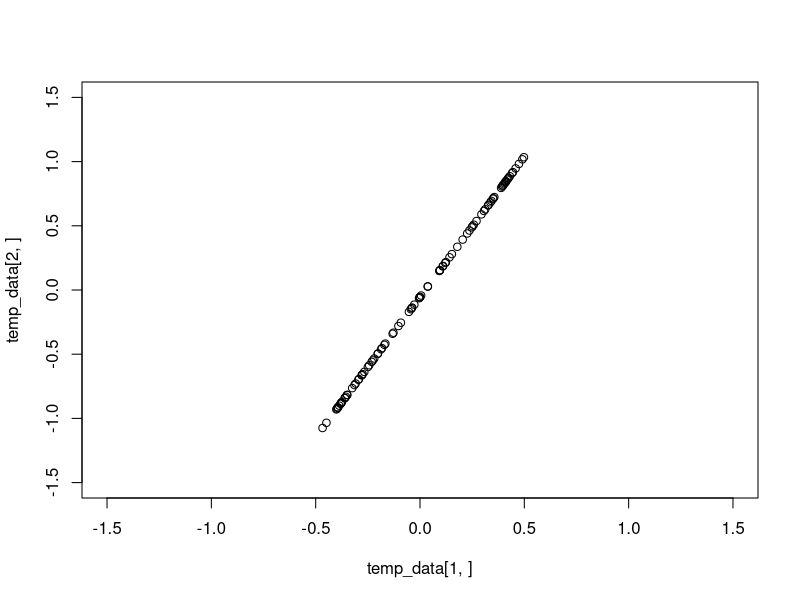
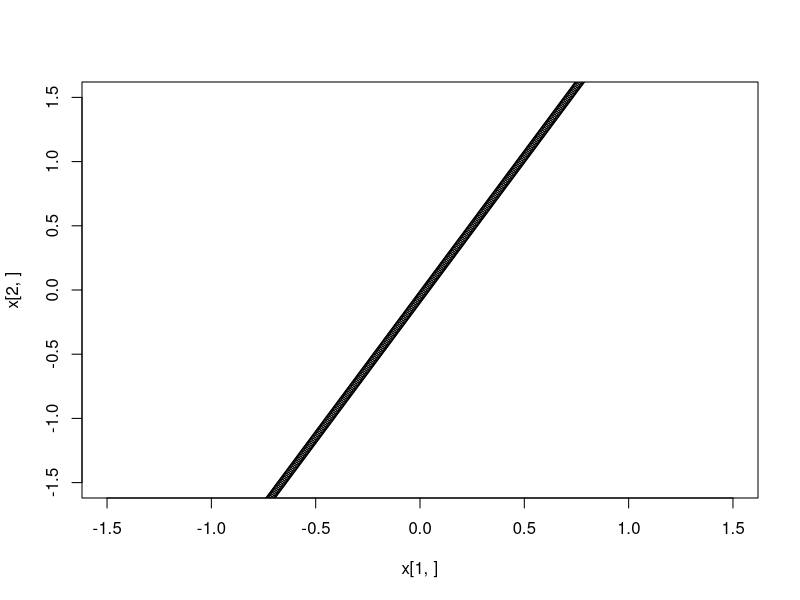
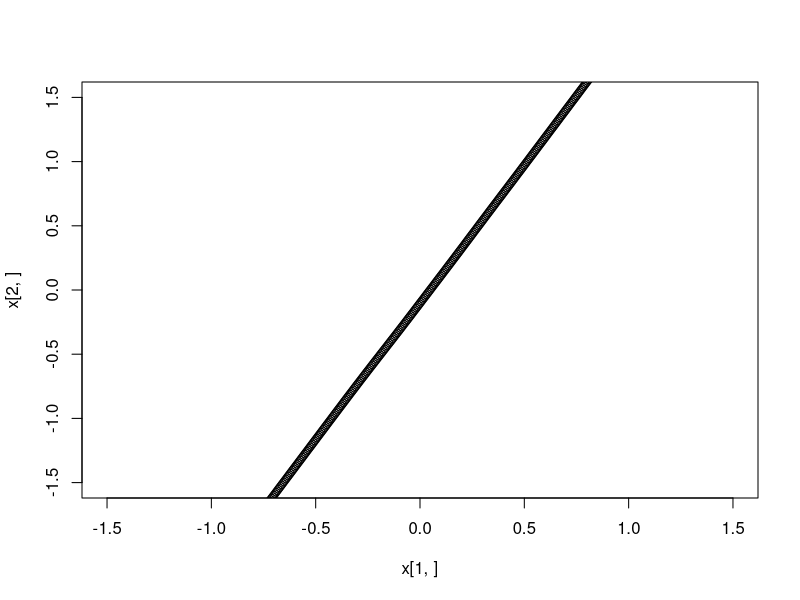
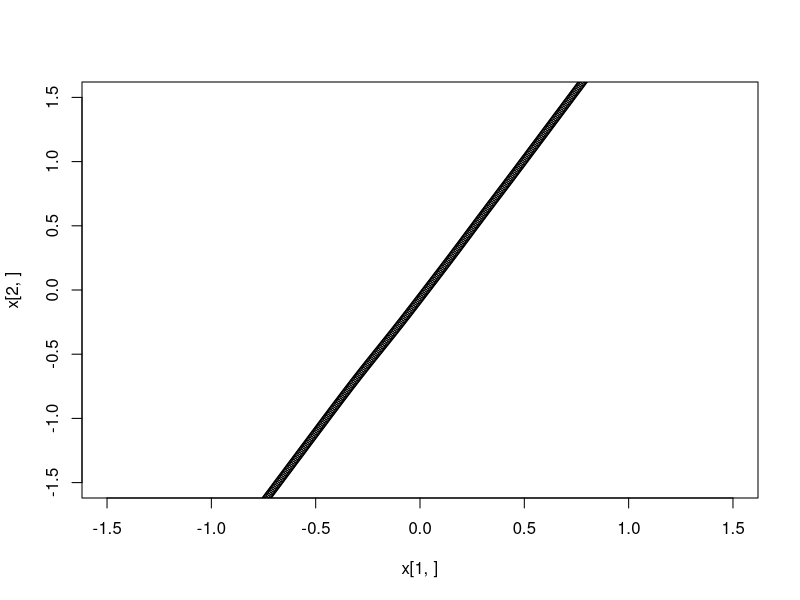
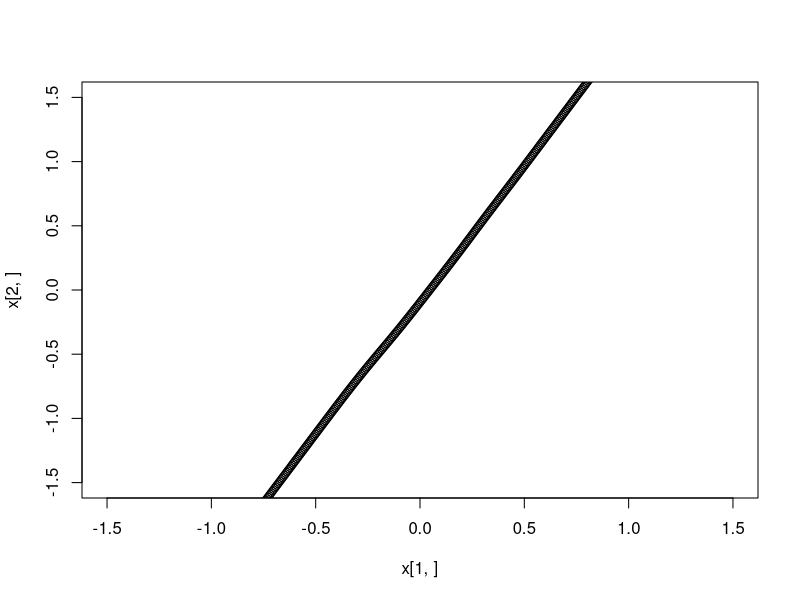
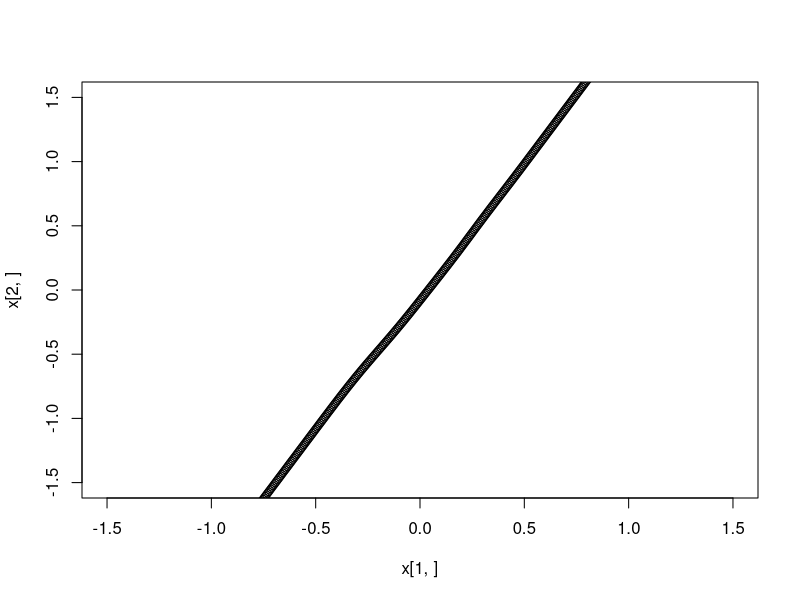
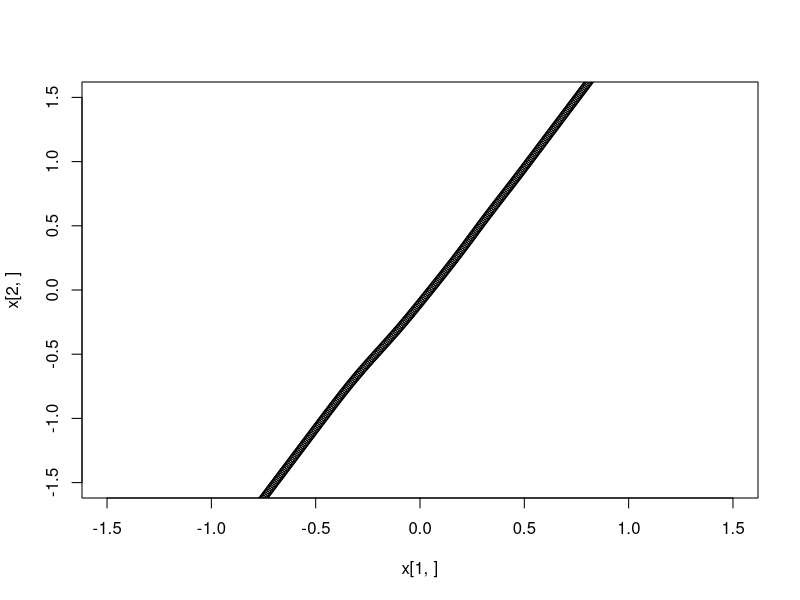
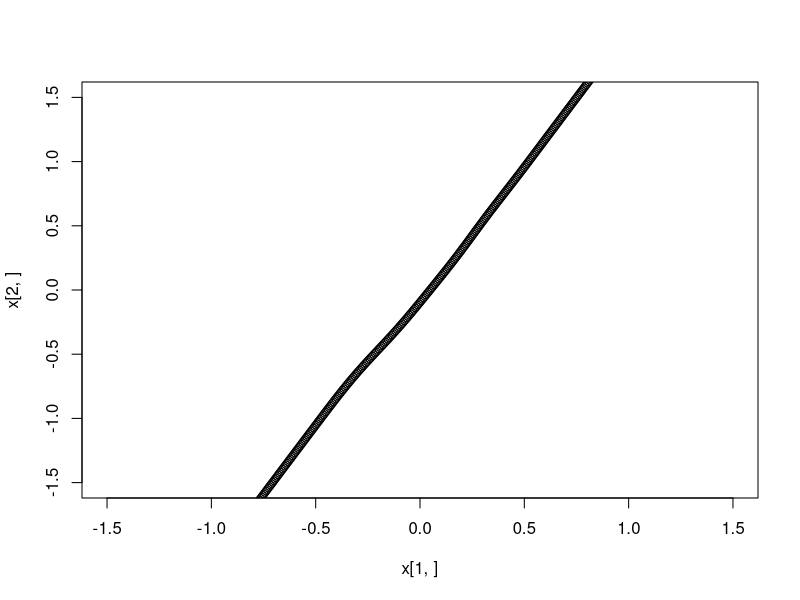

The R script that drew these images, in order:
t=(1:1000)/1000

#t=floor(rnorm(100,mean=0.5,sd=0.2)*100)/100
#t[1:50]=floor(rnorm(50,mean=0.3,sd=0.1)*100)/100
#t[51:100]=floor(rnorm(50,mean=0.6,sd=0.1)*100)/100
v=2*pi
x<-cos(v*t)
y<-sin(v*t)
#x=v*t
#y=v*t
data<-matrix(0,2,1000)
data[1,]=x+rnorm(1000,0,0.1)
data[2,]=y+rnorm(1000,0,0.1)

full_data=data
data=full_data[,sample.int(1000,100)]

x_0=c(0,0)

x_0=apply(data,1,mean)
#alpha_0=eigen((data-x_0)%*%t(data-x_0))$vectors[,1]
alpha_0=runif(2)
alpha_0=alpha_0/sum(alpha_0^2)^0.5
t=(alpha_0%*%(data-x_0))

temp_data=x_0+alpha_0%*%t

v=2*pi
t=t/v
alpha_0=alpha_0*v

t=t+0.5
x_0=x_0-alpha_0*0.5


N=500
alpha=matrix(rep(c(alpha_0),2*N),2,N)
prob_t=matrix(runif(100*N),nrow=100,ncol=N)
prob_t=prob_t/apply(prob_t,1,sum)
x=matrix(nrow=2,ncol=N)
tc=apply(data,1,mean)
rho=1
plot(temp_data[1,],temp_data[2,],xlim=c(-1.5,1.5),ylim=c(-1.5,1.5))
for ( c in 1:1000){
  temp_x=x_0
  prob_t[,1]=exp(-20*apply((data-temp_x)^2,2,sum))
  x[,1]=x_0
  for( i in 2:N){
    temp_x=temp_x+alpha[,i-1]/N
    x[,i]=temp_x
    prob_t[,i]=exp(-20*apply((data-temp_x)^2,2,sum))
  }
  prob_t=prob_t/apply(prob_t,1,sum)
  xc=apply(t(x)*apply(prob_t,2,sum),2,sum)/100
  x_0=x_0+(tc-xc)
  
  for(bc in 1:1){
    K=100
    h=0
    temp_x=x_0
    h=h-apply(t(data-temp_x)*prob_t[,1],2,sum)
    K=K-sum(prob_t[,1])
    
    alpha_0=alpha[,1]
    l=h+K*alpha_0*1/N
    alpha[,1]=0*alpha[,1]+sum(alpha[,2]*alpha[,1])*alpha[,2]+rho*l
    alpha[,1]=alpha[,1]/sum(alpha[,1]*alpha[,1])^0.5*v
    h=h-c((alpha[,1]-alpha_0)/N)*K
    
    
    la<-c()
    start_flag=1
    end_flag=0
    
    for(i in 2:(N-1)){
        temp_x=temp_x+alpha[,i-1]/N
        h=h-apply(t(data-temp_x)*prob_t[,i],2,sum)
        K=K-sum(prob_t[,i])
        
      if(sum(prob_t[,i])<1e-2){
        if(start_flag){next}
        if (end_flag){next}
        else{end_flag=1;
            end_site=i}
      }
      else{end_flag=0}
      if(start_flag){
        start_flag=0
        alpha[,1:(i-1)]=alpha[,i]
      }
        
      alpha_0=alpha[,i]
      l=h+K*alpha_0/N
      alpha[,i]=-0*alpha[,i]+
        sum(alpha[,i+1]*alpha[,i])*alpha[,i+1]+
        sum(alpha[,i-1]*alpha[,i])*alpha[,i-1]+rho*l
      alpha[,i]=alpha[,i]/sum(alpha[,i]*alpha[,i])^0.5*v

      
      h=h-c((alpha[,i]-alpha_0)/N)*K
      
      la<-cbind(la,l)
      
    }
    alpha[,N]=alpha[,N-1]
    if(end_flag){
      alpha[,end_site:N]=alpha[,end_site-1]
    }
    
    
    "
    for(i in 2:(N-1)){
      temp_x=temp_x+alpha[,i-1]/N
      h=h-apply(t(data-temp_x)*prob_t[,i],2,sum)
      K=K-sum(prob_t[,i])
      
      if(sum(prob_t[,i])<1e-2){
        if(start_flag){next}
        if (end_flag){next}
        else{end_flag=1;
        end_site=i}
      }
      else{end_flag=0}
      if(start_flag){
        start_flag=0
        alpha[,1:(i-1)]=alpha[,i]
      }
      
      alpha_0=alpha[,i]
      l=h+K*alpha_0/N
      alpha[,i]=-0*alpha[,i]+
        sum(alpha[,i+1]*alpha[,i])*alpha[,i+1]+
        sum(alpha[,i-1]*alpha[,i])*alpha[,i-1]+rho*l
      lambda=v+abs(sum(alpha[,i+1]*alpha[,i-1]))/v
      if(sum(alpha[,i]*alpha[,i])^0.5 >= lambda){
        alpha[,i]=alpha[,i]/sum(alpha[,i]*alpha[,i])^0.5*v
      }
      else{
        
        alpha[,i]=alpha[,i]/lambda*v
        
        
      }
      
      
      h=h-c((alpha[,i]-alpha_0)/N)*K
      
      la<-cbind(la,l)
      
    }
    alpha[,N]=alpha[,N-1]
    if(end_flag){
      alpha[,end_site:N]=alpha[,end_site-1]
    }
    
    
    "
  }  

  
  
 
  
   n=runif(2)
    n=n/sqrt(sum(n^2))
    ori=n
    temp_l=x-x_0
    temp_h=data-x_0
    S=-temp_l%*%t(prob_t)%*%t(temp_h)
    n=max(abs(S))*n
    n=n+S%*%ori-2*ori*sum(ori*S%*%ori)-t(S)%*%ori
    n=n/sqrt(sum(n^2))
    alpha=(diag(c(1,1))-2*n%*%t(n))%*%(diag(c(1,1))-2*ori%*%t(ori))%*%alpha
  
  
  
  
  
  
  plot(x[1,],x[2,],xlim=c(-1.5,1.5),ylim=c(-1.5,1.5))
  

}

plot(data[1,],data[2,],xlim=c(-1.5,1.5),ylim=c(-1.5,1.5))
